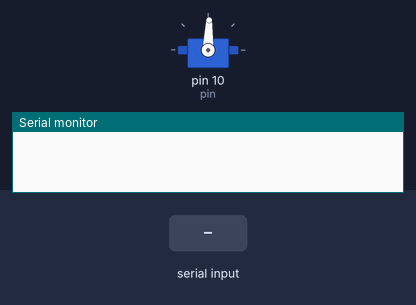
The sketch below on a simulated Arduino Uno, built with avr-gcc and run on an emulated ATmega328P. On the bench: servo, the last lines printed to the serial monitor. The test bench sets the inputs (shaded band).

Above: at 1.2 s.
1.3 s: "1" received over Serial
At 1.7 s:
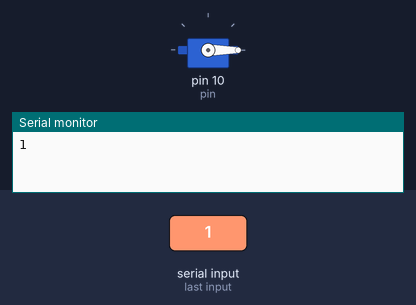
At 12.2 s:
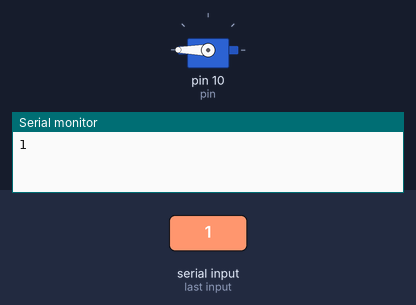
Timing chart, 0 to 13.3 s (numbered marks = the images above; inputs shaded):
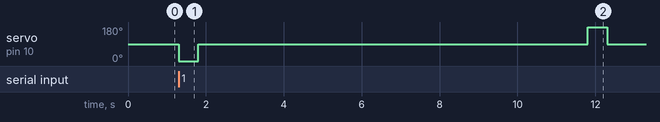

Measured:
- after the input at 1.3 s, servo on pin 10 (pin): 88° → 0° at once, → 88° 0.50 s later, → 180° 10.0 s later, → 88° 0.50 s later

The sketch:

smartLock.ino
```cpp
#include <Servo.h>
char serialData;
int pin =10;

void setup() {
Serial.begin(9600);
}

Servo lock;


void loop() {
  lock.attach(pin);
  lock.write(88);
  if (Serial.available() > 0){
    serialData = Serial.read();
    Serial.println(serialData);

    if (serialData == '1') {
      lock.write(0);
      delay(500);
      lock.write(88);
      delay(10000);
      lock.write(180);
      delay(500);
      lock.write(88);
  }


}
}
```
